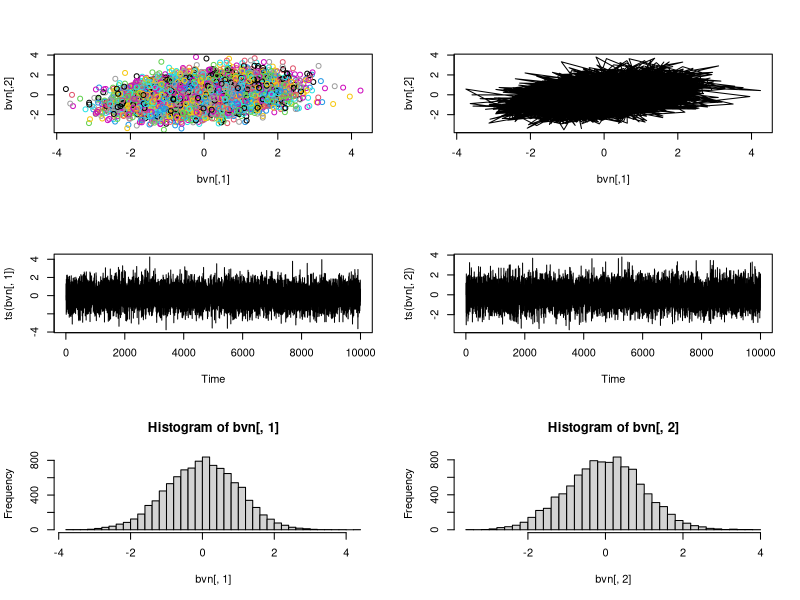

Here is the R script that generated this plot:
gibbs<-function (n, rho) 
{
  mat <- matrix(ncol = 2, nrow = n)
  x <- 0
  y <- 0
  mat[1, ] <- c(x, y)
  for (i in 2:n) {
    x <- rnorm(1, rho * y, sqrt(1 - rho^2))
    y <- rnorm(1, rho * x, sqrt(1 - rho^2))
    mat[i, ] <- c(x, y)
  }
  mat
}

bvn<-gibbs(10000,0.3)
par(mfrow=c(3,2))
plot(bvn,col=1:10000)
plot(bvn,type="l")
plot(ts(bvn[,1]))
plot(ts(bvn[,2]))
hist(bvn[,1],40)
hist(bvn[,2],40)
par(mfrow=c(1,1))
